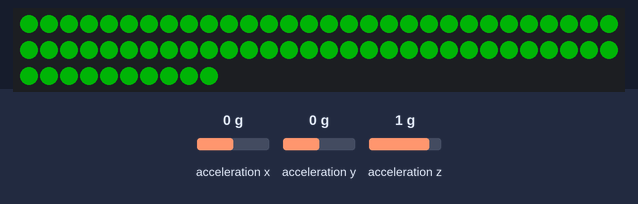
Recording of a sketch running on a simulated Arduino Uno, built with avr-gcc and run on an emulated ATmega328P. Parts: 70 RGB LEDs in strip order, left to right, continuing on the next row. Inputs (shaded band) come from the test bench; at power-on: acceleration x 0 g, acceleration y 0 g, acceleration z 1 g. Dim RGB values are drawn brighter than linear; what the sketch prints to the serial monitor is not drawn.

Above: at 0.38 s.
At 2.6 s:
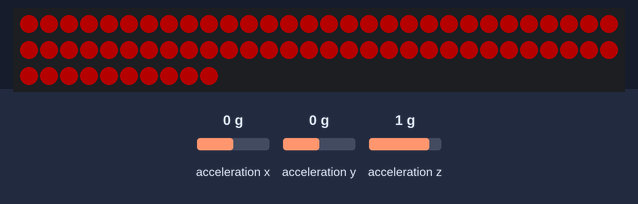

The sketch:

charge_station.ino
```cpp
// (licence header left out)
#include <Adafruit_ADXL345_U.h>
#include <Adafruit_Sensor.h>
#include <FastLED.h>
#include <Wire.h>

#define LED_PIN 7
#define NUM_LEDS 70
#define BRIGHTNESS 64
#define LED_TYPE WS2811
#define COLOR_ORDER GRB
#define UPDATES_PER_SECOND 100

CRGB leds[NUM_LEDS];
CRGBPalette16 current_palette_;
TBlendType current_blending_;

extern CRGBPalette16 rwb_palette_;
extern const TProgmemPalette16 rwb_palette_p_ PROGMEM;
static int fill_color_ = 0, green_ = 100, red_ = 0;

float timer_millis_ = 0;
boolean balanced_ = false;

Adafruit_ADXL345_Unified accelerometer_ = Adafruit_ADXL345_Unified();

double start_time_;
uint8_t brightness_ = 255;

void setup(void) {
    Serial.begin(9600);
    if (!accelerometer_.begin()) {
        Serial.println("No ADXL345 sensor detected.");
        while (1)
            ;
    }

    FastLED.addLeds<LED_TYPE, LED_PIN, COLOR_ORDER>(leds, NUM_LEDS)
            .setCorrection(TypicalLEDStrip);
    FastLED.setBrightness(BRIGHTNESS);

    current_palette_ = RainbowColors_p;
    current_blending_ = LINEARBLEND;
    start_time_ = millis();
}

void loop(void) {
    float elapsed = millis() - start_time_;
    if (elapsed < 2.5e3) {
        float f = fmod(elapsed / 250, 2.0);
        brightness_ = f <= 1 ? 0 : 255;
        fill_color_ = green_;
    } else {
        sensors_event_t event;
        accelerometer_.getEvent(&event);

        if (event.acceleration.x < 1.2 && event.acceleration.x > 0) {
            if (!balanced_) timer_millis_ = millis();
            balanced_ = true;
            if (millis() - timer_millis_ > 50) {
                fill_color_ = green_;
            }
        } else {
            fill_color_ = red_;
            balanced_ = false;
        }
        Serial.println(event.acceleration.x);
    }

    FillLEDS(fill_color_);
    FastLED.show();
}

void FillLEDS(uint8_t colorIndex) {
    for (int i = 0; i < NUM_LEDS; i++) {
        leds[i] = ColorFromPalette(current_palette_, colorIndex, brightness_,
                                   current_blending_);
    }
}
```
